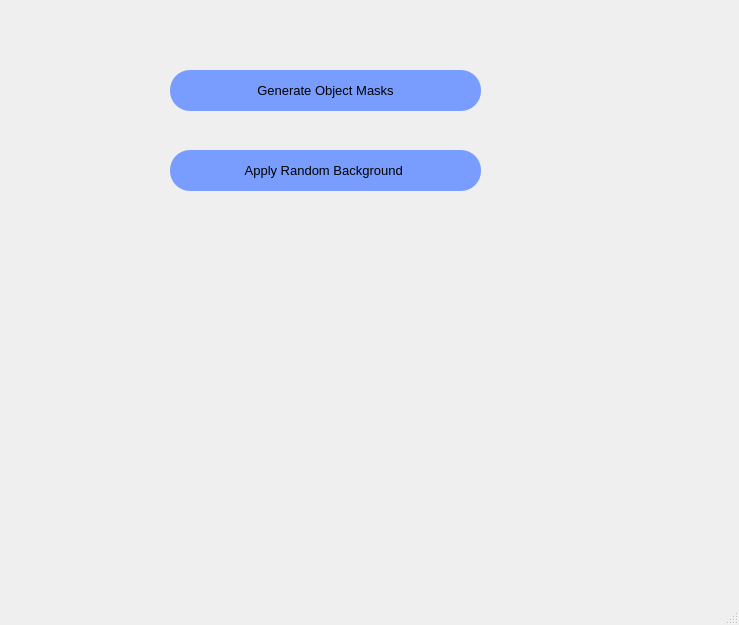
<?xml version="1.0" encoding="UTF-8"?>
<ui version="4.0">
 <class>MainWindow</class>
 <widget class="QMainWindow" name="MainWindow">
  <property name="geometry">
   <rect>
    <x>0</x>
    <y>0</y>
    <width>739</width>
    <height>625</height>
   </rect>
  </property>
  <property name="windowTitle">
   <string>MainWindow</string>
  </property>
  <widget class="QWidget" name="centralwidget">
   <widget class="QPushButton" name="btn_to_synthetic_img_gen">
    <property name="geometry">
     <rect>
      <x>170</x>
      <y>70</y>
      <width>311</width>
      <height>41</height>
     </rect>
    </property>
    <property name="font">
     <font>
      <family>MS Shell Dlg 2</family>
      <pointsize>10</pointsize>
      <weight>9</weight>
      <italic>false</italic>
      <bold>false</bold>
     </font>
    </property>
    <property name="styleSheet">
     <string notr="true">QPushButton{
background-color: rgb(121, 157, 255);
font: 75 10pt &quot;MS Shell Dlg 2&quot;;
border-radius: 20px;
}

QPushButton:hover {
	background-color: rgb(110, 33, 255);
	color: rgb(255, 255, 255);
}</string>
    </property>
    <property name="text">
     <string>Generate Object Masks</string>
    </property>
   </widget>
   <widget class="QPushButton" name="btn_to_apply_background">
    <property name="geometry">
     <rect>
      <x>170</x>
      <y>150</y>
      <width>311</width>
      <height>41</height>
     </rect>
    </property>
    <property name="font">
     <font>
      <family>MS Shell Dlg 2</family>
      <pointsize>10</pointsize>
      <weight>9</weight>
      <italic>false</italic>
      <bold>false</bold>
     </font>
    </property>
    <property name="styleSheet">
     <string notr="true">QPushButton{
background-color: rgb(121, 157, 255);
font: 75 10pt &quot;MS Shell Dlg 2&quot;;
border-radius: 20px;
}

QPushButton:hover {
	background-color: rgb(110, 33, 255);
	color: rgb(255, 255, 255);
}</string>
    </property>
    <property name="text">
     <string>Apply Random Background </string>
    </property>
   </widget>
  </widget>
  <widget class="QMenuBar" name="menubar">
   <property name="geometry">
    <rect>
     <x>0</x>
     <y>0</y>
     <width>739</width>
     <height>26</height>
    </rect>
   </property>
  </widget>
  <widget class="QStatusBar" name="statusbar"/>
 </widget>
 <resources/>
 <connections/>
</ui>
